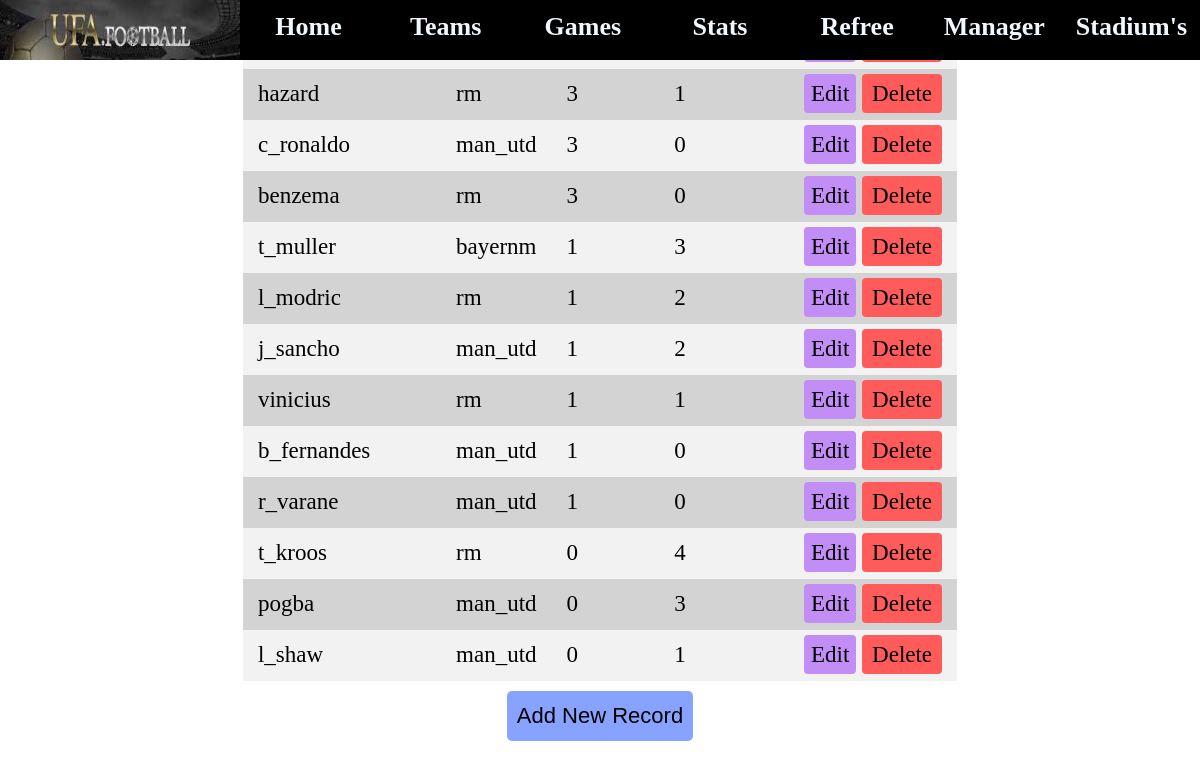
The app's page /players/stats.php with its own data.
### tables this page shows
CREATE TABLE `players` (
  `p_name` varchar(30) DEFAULT NULL,
  `p_id` varchar(10) NOT NULL,
  `age` varchar(10) DEFAULT NULL,
  `team_id` varchar(10) DEFAULT NULL,
  `goals` int(11) DEFAULT NULL,
  `assists` int(11) DEFAULT NULL
);

### players/stats.php (the view, shortened to what this page needs)
<?php
include_once('../db.php');
?>
<!DOCTYPE html>
<html>
<head>
  <link rel="stylesheet" type="text/css" href="../style.css">
  <link rel="stylesheet" type="text/css" href="../navbar.css">
</head>
<body>
  <main>
    <nav class="navbar">
      <div class="img_div">
      </div>
      <div class="ls_div">
        <a href="../index.php" class="links">
          <div>Home</div>
        </a>
        <a href="../teams/team.php" class="links">
          <div>Teams</div>
        </a>
        <a href="../game/games.php" class="links">
          <div>Games</div>
        </a>
        <a href="./stats.php" class="links">
          <div>Stats</div>
        </a>
        <a href="../Refree/refree.php" class="links">
          <div>Refree</div>
        </a>
        <a href="../manager/mangr.php" class="links">
          <div>Manager</div>
        </a>
        <a href="../stadium/stad.php" class="links">
          <div>Stadium's</div>
        </a>
      </div>
    </nav>
    <div class="container">
      <table>
        <tr>
          <th>
          </th>
          <th>
          </th>
          <th>
          </th>
          <th>
          </th>
          <th>
          </th>
        </tr>
        <?php
        $res = $conn->query("select * from players where goals != 0 or assists != 0 order by goals desc,assists desc;");
        while ($row = $res->fetch_object()) {
          echo "
        <tr>
        <td>
        " . $row->p_name . "
        </td>
        <td>
        " . $row->team_id . "
        </td>
        <td>
        " . $row->goals . "
        </td>
        <td>
        " . $row->assists . "
        </td>
        <td>
        <a class=\"edit\" href=\"stat_edit.php?edit=$row->p_id\">Edit</a>
        <a class=\"delete\" href=\"stat_create.php?delete=$row->p_id\">Delete</a>
        </td>
        </tr>";
        } ?>
      </table>
      <div><button class="new_btn"><a href="pl_form.php">Add New Record</a></button></div>
    </div>
  </main>
</body>
</html>

### style.css (style rules this page uses)
* { margin: 0; padding: 0; }
body { background-image: url(./images/football.jpg); min-height: 100vh; background-size: 100% 100%; background-position: center; }
main { display: flex; flex-direction: column; width: 100%; height: 100%; }
.container { height: calc(100vh - 80px); display: grid; align-content: center; justify-content: center; }
table { border-collapse: collapse; height: fit-content; width: fit-content; text-align: center; }
th, td { text-align: left; padding: 8px 15px; font-size: 23px; }
th { background-color: rgb(25, 0, 54); color: aqua; font-size: 28px; font-style: italic; font-family: "Franklin Gothic Medium", "Arial Narrow", Arial, sans-serif; }
td { height: 35px; }
tr:nth-child(even) { background-color: #f2f2f2; }
tr:nth-child(odd) { background-color: lightgrey; }

### navbar.css (style rules this page uses)
* { padding: 0; margin: 0; }
.navbar { display: grid; grid-template-columns: 20% 80%; height: 60px; width: 100%; background-color: rgb(0, 0, 0); color: aliceblue; position: fixed; z-index: 1; }
.img_div { background-image: url(./images/logo.jpeg); background-size: 100% 100%; background-position: center; }
.ls_div { display: grid; grid-template-columns: repeat(7, 1fr); }
.links { text-align: center; font-size: 26px; font-weight: bold; font-family: "Times New Roman", Times, serif; padding-top: 12px; cursor: pointer; }
a, a:hover, a:focus, a:active { text-decoration: none; color: inherit; }
.edit { padding: 7px; background-color: rgb(195, 141, 246); border-radius: 4px; }
.delete { padding: 7px 10px; background-color: rgb(255, 91, 91); border-radius: 4px; }
.new_btn { height: 50px; border-radius: 5px; font-size: 22px; margin: 10px; display: block; margin-left: auto; margin-right: auto; padding: 5px 10px; background-color: rgb(135, 163, 255); border: none; cursor: pointer; }

### records on screen
players: p_name "hazard", team "rm", goals "3", assists "1"
players: p_name "c_ronaldo", team "man_utd", goals "3", assists "0"
players: p_name "benzema", team "rm", goals "3", assists "0"
players: p_name "t_muller", team "bayernm", goals "1", assists "3"
players: p_name "l_modric", team "rm", goals "1", assists "2"
players: p_name "j_sancho", team "man_utd", goals "1", assists "2"
players: p_name "vinicius", team "rm", goals "1", assists "1"
players: p_name "b_fernandes", team "man_utd", goals "1", assists "0"
players: p_name "r_varane", team "man_utd", goals "1", assists "0"
players: p_name "t_kroos", team "rm", goals "0", assists "4"
players: p_name "pogba", team "man_utd", goals "0", assists "3"
players: p_name "l_shaw", team "man_utd", goals "0", assists "1"
